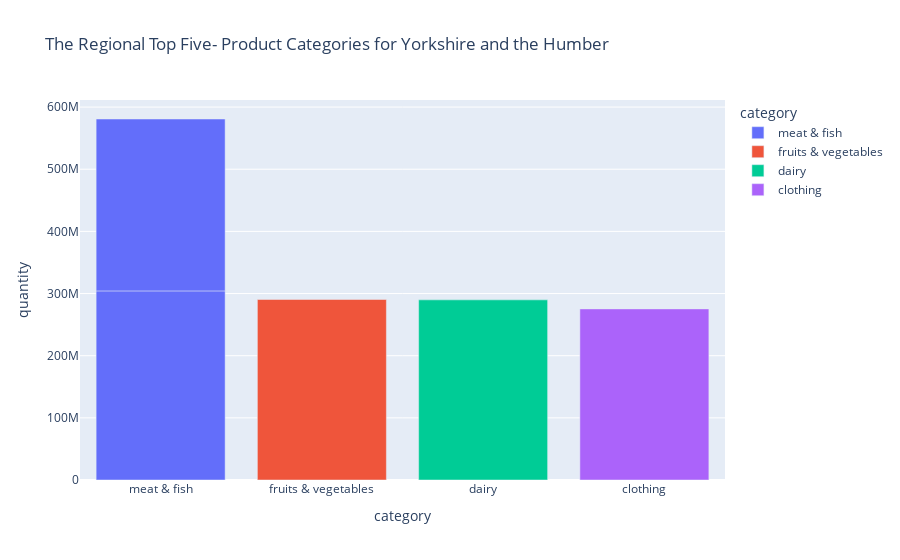

The notebook cell this image was saved under:
### Code cell
# Hard code testing of the isolation of the region 
px.bar(top_five_prod_cat_region.head(), x='category', y='quantity', color='category', title= f'The Regional Top Five- Product Categories for {region}')

### Figure 1 — Plotly figure (JSON) as saved in the notebook; plotly's stock layout.template omitted (floating-point values rounded to 4 significant figures)
{"data": [{"alignmentgroup": "True", "hovertemplate": "category=%{x}<br>quantity=%{y}<extra></extra>", "legendgroup": "meat & fish", "marker": {"color": "#636efa", "pattern": {"shape": ""}}, "name": "meat & fish", "offsetgroup": "meat & fish", "orientation": "v", "showlegend": true, "textposition": "auto", "type": "bar", "x": ["meat & fish", "meat & fish"], "xaxis": "x", "y": [304258593, 276556248], "yaxis": "y"}, {"alignmentgroup": "True", "hovertemplate": "category=%{x}<br>quantity=%{y}<extra></extra>", "legendgroup": "fruits & vegetables", "marker": {"color": "#EF553B", "pattern": {"shape": ""}}, "name": "fruits & vegetables", "offsetgroup": "fruits & vegetables", "orientation": "v", "showlegend": true, "textposition": "auto", "type": "bar", "x": ["fruits & vegetables"], "xaxis": "x", "y": [290400951], "yaxis": "y"}, {"alignmentgroup": "True", "hovertemplate": "category=%{x}<br>quantity=%{y}<extra></extra>", "legendgroup": "dairy", "marker": {"color": "#00cc96", "pattern": {"shape": ""}}, "name": "dairy", "offsetgroup": "dairy", "orientation": "v", "showlegend": true, "textposition": "auto", "type": "bar", "x": ["dairy"], "xaxis": "x", "y": [289805366], "yaxis": "y"}, {"alignmentgroup": "True", "hovertemplate": "category=%{x}<br>quantity=%{y}<extra></extra>", "legendgroup": "clothing", "marker": {"color": "#ab63fa", "pattern": {"shape": ""}}, "name": "clothing", "offsetgroup": "clothing", "orientation": "v", "showlegend": true, "textposition": "auto", "type": "bar", "x": ["clothing"], "xaxis": "x", "y": [275288794], "yaxis": "y"}], "layout": {"barmode": "relative", "legend": {"title": {"text": "category"}, "tracegroupgap": 0}, "title": {"text": "The Regional Top Five- Product Categories for Yorkshire and the Humber"}, "xaxis": {"anchor": "y", "categoryarray": ["meat & fish", "fruits & vegetables", "dairy", "clothing"], "categoryorder": "array", "domain": [0, 1], "title": {"text": "category"}}, "yaxis": {"anchor": "x", "domain": [0, 1], "title": {"text": "quantity"}}}}
